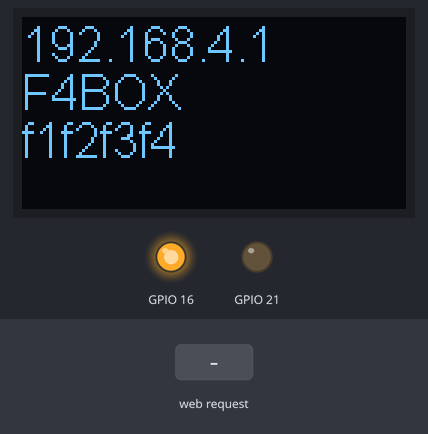
Recording of a sketch running on a simulated ESP32. On the bench: 128×64 one-colour display, output pins drawn as LEDs (lit = HIGH). Inputs (shaded band) come from the test bench. Storage starts empty.

Above: at 1.2 s.
1.3 s: HTTP request GET / received
At 2.7 s:
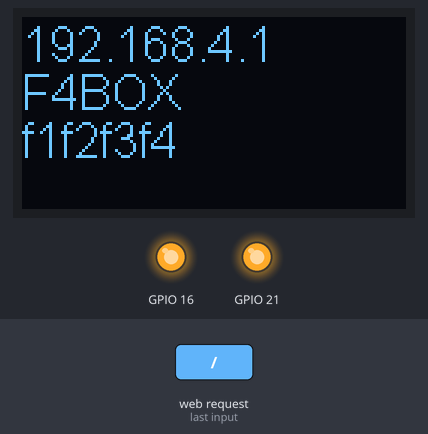
Timing chart, 0 to 4.3 s (numbered marks = the images above; inputs shaded):
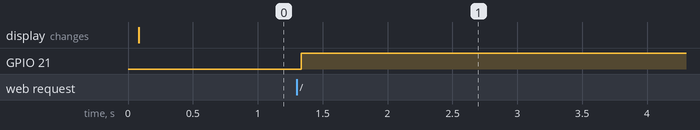

Measured:
- after the input at 1.3 s, GPIO 21: LOW → HIGH at once

The sketch:

espaccespointserver.ino
```cpp
#include <Wire.h>  // Only needed for Arduino 1.6.5 and earlier
#include "SSD1306.h" // alias for `#include "SSD1306Wire.h"`
#include <WiFi.h>
#include <FS.h>
#include <AsyncTCP.h>
#include <ESPAsyncWebServer.h>
#include "SPIFFS.h"


//OLED pins to ESP32 GPIOs via this connecthin:
//OLED_SDA -- GPIO4
//OLED_SCL -- GPIO15
//OLED_RST -- GPIO16

const char* ssid = "F4BOX";
const char* password =  "f1f2f3f4";

SSD1306  display(0x3c, 4, 15);

#define DEMO_DURATION 3000
typedef void (*Demo)(void);
AsyncWebServer server(80);

int demoMode = 0;
int counter = 1;

void setup() {
  // Oled Baslatma
  pinMode(16,OUTPUT);
  digitalWrite(16, LOW);    // set GPIO16 low to reset OLED
  delay(50);
  digitalWrite(16, HIGH); // while OLED is running, must set GPIO16 in high
  pinMode(21,OUTPUT);


  Serial.begin(115200);

 display.init();
  display.flipScreenVertically();
  display.setFont(ArialMT_Plain_10);
  display.clear();
WiFi.softAP(ssid, password);

  if(!SPIFFS.begin(true)){
    Serial.println("An Error has occurred while mounting SPIFFS");
    return;
  }

  server.on("/", HTTP_GET, [](AsyncWebServerRequest *request){
        digitalWrite(21, HIGH);
    request->send(SPIFFS, "/index.html", "text/html");

  });

      server.serveStatic("/jquery-3.3.1.slim.min.js", SPIFFS, "/jquery-3.3.1.slim.min.js");


      server.serveStatic("/bootstrap.min.css", SPIFFS, "/bootstrap.min.css");


    server.serveStatic("/bootstrap.min.js", SPIFFS, "/bootstrap.min.js");


  server.serveStatic("/1.jpg", SPIFFS, "/1.jpg");


  server.begin();

}

void drawFontFaceDemo() {


    display.setTextAlignment(TEXT_ALIGN_LEFT);
    display.setFont(ArialMT_Plain_16);
    display.drawString(0, 0, WiFi.softAPIP().toString());
    display.drawString(0, 16, "F4BOX");
    display.drawString(0, 32, "f1f2f3f4");


}


Demo demos[] = {drawFontFaceDemo};
int demoLength = (sizeof(demos) / sizeof(Demo));
long timeSinceLastModeSwitch = 0;

void loop() {
  // clear the display
  display.clear();
  // draw the current demo method
  demos[demoMode]();

  display.setTextAlignment(TEXT_ALIGN_RIGHT);
  display.drawString(10, 128, String(millis()));
  // write the buffer to the display
  display.display();

  if (millis() - timeSinceLastModeSwitch > DEMO_DURATION) {
    demoMode = (demoMode + 1)  % demoLength;
    timeSinceLastModeSwitch = millis();
  }
  counter++;
  delay(10);
}
```
